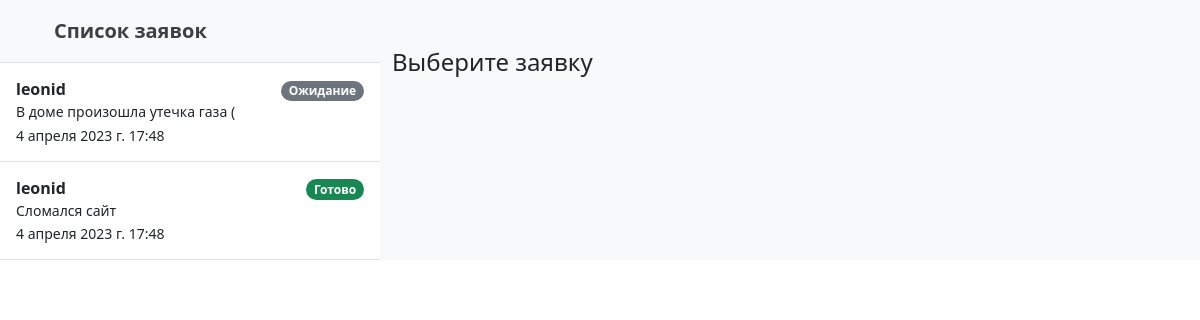
Screenshot of /staff/ (signed in) with the database file from the repository.
### staffSite/models.py (models this page shows, shortened)
class Order(models.Model):
    user = models.ForeignKey(User, verbose_name='Пользователь', on_delete=models.CASCADE)
    second_name = models.CharField(max_length=50, verbose_name='Фамилия', null=True, blank=True)
    name = models.CharField(max_length=50, verbose_name='Имя', null=True, blank=True)
    order_type = models.ForeignKey(OrderType, verbose_name='Тип отправления',null=True, blank=True, on_delete=models.SET_NULL)
    address = models.CharField(max_length=250, verbose_name='Адрес', null=False, blank=False)
    description = models.TextField(verbose_name='Описание', null=True, blank=True)
    created = models.DateTimeField(auto_now_add=True, verbose_name='Создано')
    updated = models.DateTimeField(auto_now=True, verbose_name='Обновлено')
    status = models.ForeignKey(Status, verbose_name='Статус', on_delete=models.SET_NULL, null=True, blank=True)
    class Meta:
        verbose_name = 'Заявка'
        verbose_name_plural = 'Заявки'

class Status(models.Model):
    name = models.CharField(max_length=256, null=False, blank=False, verbose_name='Наименование')
    def __str__(self):
        return self.name
    class Meta:
        verbose_name = 'Статус'
        verbose_name_plural = 'Статусы'

### staffSite/views.py (the view)
# urls.py: path('', views.menu, name='menu'),
def menu(request):
    if request.user.is_superuser:
        order_list = Order.objects.all().order_by('created')
    else:
        order_list = Order.objects.filter(user = request.user.id).order_by('created')
    context = {
        'order_list':order_list,
    }
    return render(request, 'staffSite/menu.html', context)

### staffSite/templates/staffSite/menu.html (shortened to what this page needs)
{% extends 'staffSite/base.html' %}
{% block content %}
<div class="container mt-5">
  <h4 class="mb-3">Выберите заявку </h4>
</div>
{% endblock %}

### staffSite/templates/staffSite/base.html (shortened to what this page needs)
{% load static %}
<!DOCTYPE html>
<html lang="en">
  <head>
    <link href="https://cdn.jsdelivr.net/npm/bootstrap@5.3.0-alpha3/dist/css/bootstrap.min.css" rel="stylesheet">
  </head>
  <body>
     <main class="d-flex flex-nowrap">
      <div class="d-flex flex-column align-items-stretch flex-shrink-0 bg-body-tertiary" style="width: 380px;">
        <a href="/" class="d-flex align-items-center flex-shrink-0 p-3 link-body-emphasis text-decoration-none border-bottom">
          <svg class="bi pe-none me-2" width="30" height="24"><use xlink:href="#bootstrap"></use></svg>
          <span class="fs-5 fw-semibold">Список заявок</span>
        </a>
        <div class="list-group list-group-flush border-bottom scrollarea">
          {% if order_list %}
          {% for el in order_list %}
          <a href="{% url 'order' el.id %}" class="list-group-item list-group-item-action py-3 lh-sm {% if el.id == order.id %} active {%endif%}" aria-current="true">
            <div class="d-flex w-100 align-items-center justify-content-between">
              <strong class="mb-1">{{el.user}}</strong>
              {% if el.status.id == 1 %}
              <span class="badge text-bg-secondary rounded-pill">{{ el.status }}</span>
              {%endif%}
              {% if el.status.id == 3 %}
              <span class="badge text-bg-success rounded-pill">{{ el.status }}</span>
              {%endif%}
            </div>
            <div class="col-10 mb-1 small">{{el.description}}</div>
            <small>{{ el.created }}</small>
          </a>
          {% endfor %}
          {% else %}
            Заявок нет!
          {% endif %}
        </div>
      </div>
      {% block content %}{% endblock %}
     </main>
  </body>
</html>

### staffSite/templates/staffSite/base.html (style rules this page uses)
main { background-color: #f8f9fa!important; }

### rows the page displays
Order: user "leonid", status "Ожидание", description "В доме произошла утечка газа (", created "4 апреля 2023 г. 17:48"
Order: user "leonid", status "Готово", description "Сломался сайт", created "4 апреля 2023 г. 17:48"
